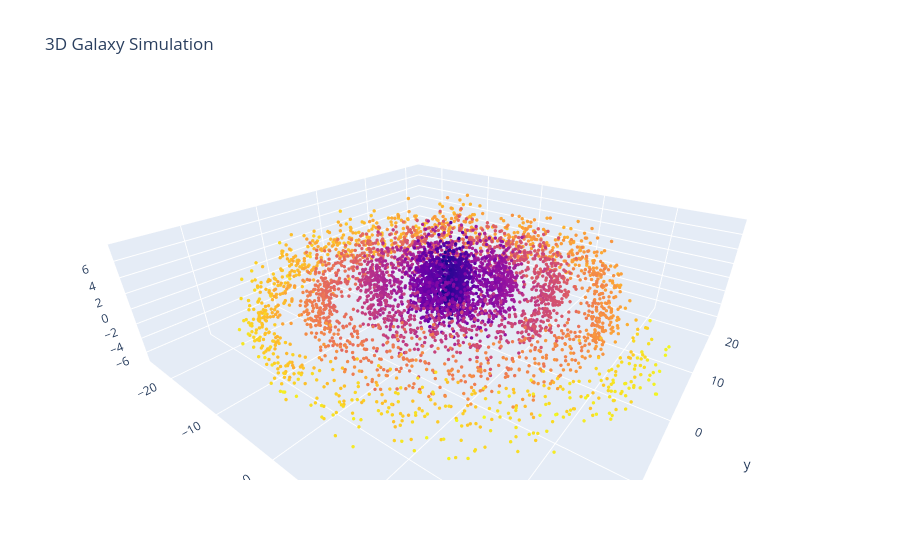

Notebook source saved alongside this figure:
### Code cell
import numpy as np
import plotly.graph_objects as go

n = 5000

theta = np.random.uniform(0, 8*np.pi, n)
r = theta + np.random.normal(0, 1, n)

x = r*np.cos(theta)
y = r*np.sin(theta)
z = np.random.normal(0, 2, n)

fig = go.Figure(data=[
    go.Scatter3d(
        x=x,
        y=y,
        z=z,
        mode='markers',
        marker=dict(
            size=2,
            color=r,
            colorscale='Plasma'
        )
    )
])

fig.update_layout(title="3D Galaxy Simulation")

fig.show()

### Figure 1 — Plotly figure (JSON) as saved in the notebook; plotly's stock layout.template omitted (floating-point values rounded to 4 significant figures; data arrays with more than 128 entries replaced by an {"elided": "..."} marker saying what was removed)
{"data": [{"marker": {"color": {"elided": "5000 float values"}, "colorscale": [[0, "#0d0887"], [0.1111, "#46039f"], [0.2222, "#7201a8"], [0.3333, "#9c179e"], [0.4444, "#bd3786"], [0.5556, "#d8576b"], [0.6667, "#ed7953"], [0.7778, "#fb9f3a"], [0.8889, "#fdca26"], [1, "#f0f921"]], "size": 2}, "mode": "markers", "type": "scatter3d", "x": {"elided": "5000 float values"}, "y": {"elided": "5000 float values"}, "z": {"elided": "5000 float values"}}], "layout": {"autosize": true, "scene": {"aspectmode": "auto", "aspectratio": {"x": 1.543, "y": 1.473, "z": 0.4401}, "camera": {"center": {"x": 0, "y": 0, "z": 0}, "eye": {"x": 0.8751, "y": -1.156, "z": 0.7406}, "projection": {"type": "perspective"}, "up": {"x": -0.001139, "y": 0.00114, "z": 1.0}}}, "title": {"text": "3D Galaxy Simulation"}}}
